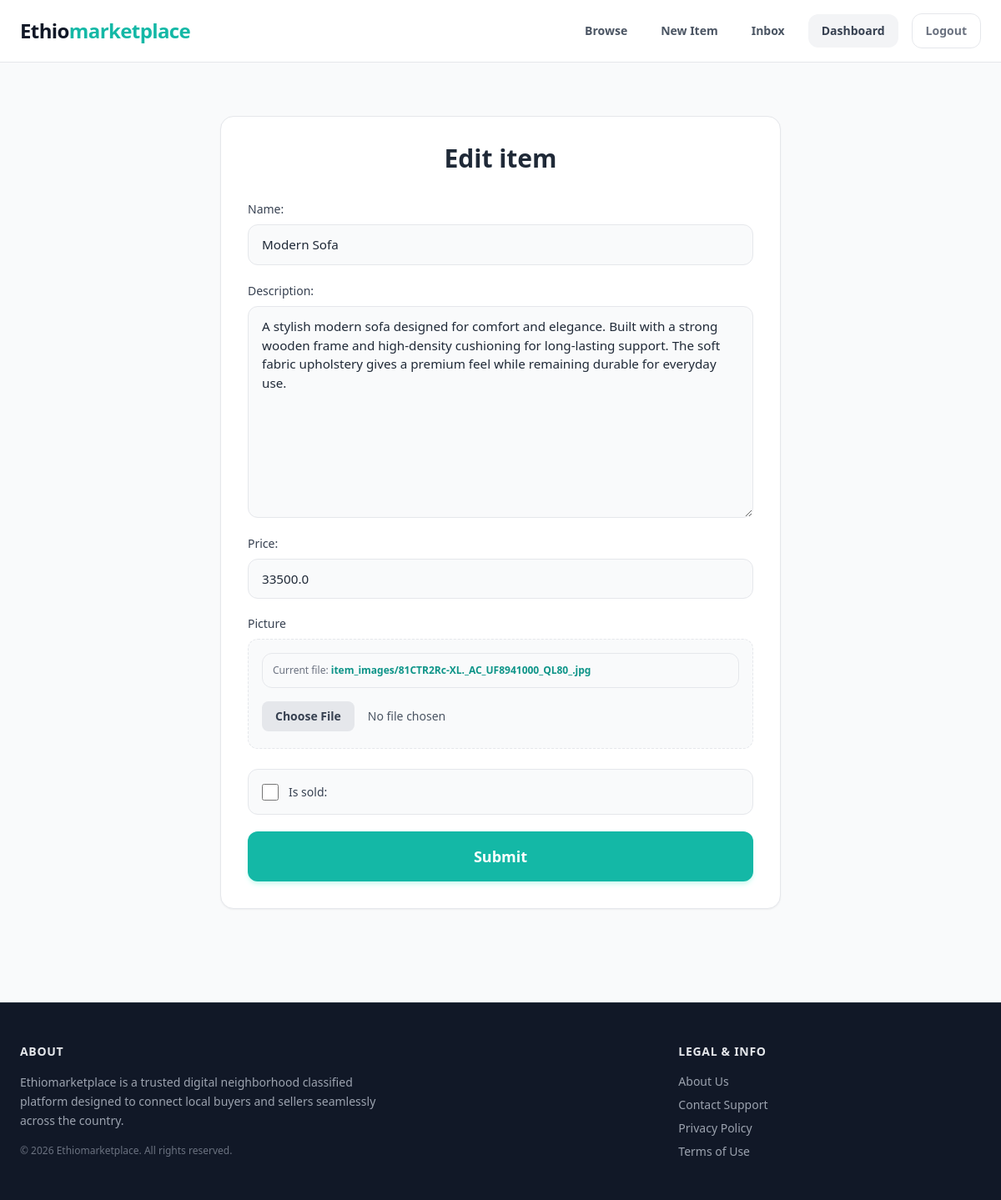
The app's page /items/11/edit/ (signed in) with its own data.
### items/models.py (models this page shows, shortened)
class Item(models.Model):
    name = models.CharField(max_length=255)
    description = models.TextField(blank=True, null=True)
    price = models.FloatField()
    is_sold = models.BooleanField(default=False)
    category = models.ForeignKey(Category, related_name='items', on_delete=models.CASCADE)
    created_at = models.DateTimeField(auto_now_add=True)
    created_by = models.ForeignKey(User, related_name='items', on_delete=models.CASCADE)
    picture = models.ImageField(upload_to= 'item_images', blank=True, null=True)

### items/views.py (the view)
# urls.py: path('<int:pk>/edit/', views.edit, name='edit'),
@login_required
def edit(request, pk):
    item = get_object_or_404(Item, pk=pk, created_by=request.user)
    if request.method == 'POST':
        form = EditItemForm(request.POST, request.FILES, instance=item)
        if form.is_valid:
            form.save()
            return redirect('items:detail', pk=item.id)
    else:
        form = EditItemForm(instance=item)
    return render(request, 'form.html', {
        'form': form,
        'title': 'Edit item'
    })

### items/forms.py
class EditItemForm(forms.ModelForm):
    price = forms.DecimalField(min_value=0, widget=forms.NumberInput())
    class Meta:
        model = Item
        fields = ('name', 'description', 'price', 'picture', 'is_sold')

### items/templates/form.html (shortened to what this page needs)
{% extends 'base.html' %}
{% block content %}
<div class="w-full max-w-2xl p-4 sm:p-8 my-4 sm:my-8 mx-auto bg-white border border-gray-100 sm:border-gray-200 rounded-2xl shadow-sm">
    <h1 class="mb-6 sm:mb-8 text-2xl sm:text-3xl font-bold text-gray-800 text-center">{{ title }}</h1>
    <form method="post" action="." enctype="multipart/form-data" class="space-y-5">
        <div class="django-form-wrapper space-y-4 sm:space-y-5">
            {{ form.as_p }}
        </div>
        <button class="w-full py-3.5 sm:py-4 px-6 sm:px-8 text-base sm:text-lg font-semibold bg-teal-500 hover:bg-teal-600 active:bg-teal-700 rounded-xl text-white transition-all duration-150 flex items-center justify-center shadow-md shadow-teal-100 mt-4">
            Submit
        </button>
    </form>
</div>
{% endblock %}

### items/templates/form.html (style rules this page uses)
.django-form-wrapper p { display: flex; flex-direction: column; margin-bottom: 1.25rem; width: 100%; }
.django-form-wrapper label { margin-bottom: 0.5rem; font-size: 0.875rem; font-weight: 500; color: #374151; }
.django-form-wrapper input[type="text"], .django-form-wrapper input[type="number"], .django-form-wrapper select, .django-form-wrapper textarea { width: 100%; padding: 0.75rem 1rem; font-size: 0.95rem; background-color: #f9fafb; border: 1px solid #e5e7eb; border-radius: 0.75rem; outline: none; transition: all 0.2s ease-in-out; }
.django-form-wrapper textarea { min-height: 120px; resize: vertical; }
.django-form-wrapper p:has(input[type="checkbox"]):not(:has(input[type="file"])) { flex-direction: row-reverse; justify-content: flex-end; align-items: center; gap: 0.75rem; background-color: #f9fafb; border: 1px solid #e5e7eb; padding: 1rem; border-radius: 0.75rem; margin-top: 1.5rem; }
.django-form-wrapper input[type="checkbox"] { width: 1.25rem; height: 1.25rem; accent-color: #14b8a6; cursor: pointer; }
.django-form-wrapper p:has(input[type="checkbox"]):not(:has(input[type="file"])) label { margin-bottom: 0; cursor: pointer; user-select: none; }

### records on screen
Item: name "Modern Sofa", description "A stylish modern sofa designed for comfort and elegance. Built with a strong wooden frame and high-density cushioning for long-lasting support. The soft fabric upholstery gives a premium feel while remaining durable for everyday use.", price "33500.0"

### other values on screen
{{ title }} "Edit item"
